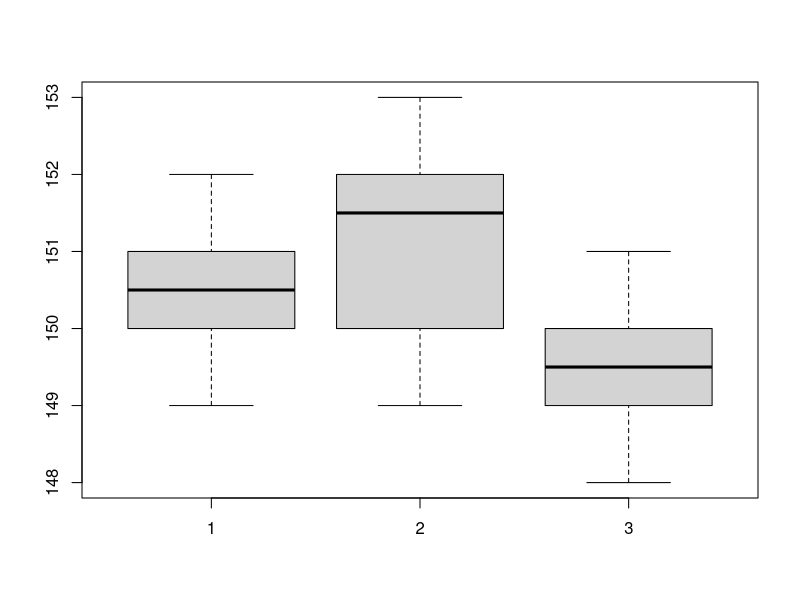

This chart was generated by the following R code:
#Anova (analysis of the variance) from scratch
#example volume of three diff. grape juice machines
g1<-c(150,149,152,151,150,151)
g2<-c(153,151,152,149,150,152)
g3<-c(149,148,150,151,149,150)

#create dataframe, usually you load data set using .csv function
volume<-c(g1,g2,g3)

groups<-rep("group1", times=6)
#alterantive
#groups<-rep("group 1", times=len(g1))

groups<-rep(c("g1","g2","g3"), times=c(length(g1),length(g2),length(g3))) #repeat throughout length of column


vol.gr<-data.frame(volume,groups)

#Carry out Anova
aov(vol.gr, formula = volume~groups)
groups.aov<-aov(vol.gr, formula = volume~groups)
summary(groups.aov)


#visualiztion
boxplot(g1,g2,g3)


#post-hoc test to explore statistical differences between groups (#check p value)
TukeyHSD(x=groups.aov)
